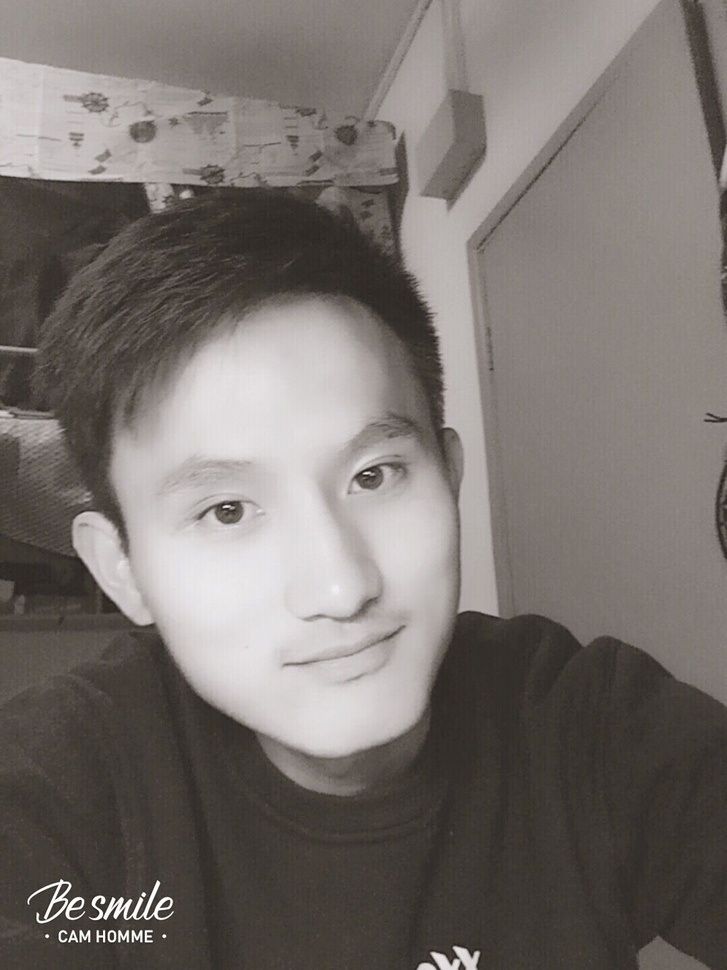
#> input picture src/homework/me.jpg, 727 x 970 px, shrunk from 1080 x 1440 before the run
$ python MyTest05.py
#> lines starting #> are read from the running program, lines starting #| are printed output that depends on the picture
# coding: utf-8
import cv2
import numpy as np
import matplotlib.pyplot as plt

#读取原始图像灰度颜色
img = cv2.imread('me.jpg', 0)
#> img: shape (970, 727); min 21, max 255, mean 114.3

#获取图像高度、宽度
rows, cols = img.shape[:]
#> rows = 970; cols = 727

#图像二维像素转换为一维
data = img.reshape((rows * cols, 1))
data = np.float32(data)

#定义中心 (type,max_iter,epsilon)
criteria = (cv2.TERM_CRITERIA_EPS +
            cv2.TERM_CRITERIA_MAX_ITER, 10, 1.0)

#设置标签
flags = cv2.KMEANS_RANDOM_CENTERS

#K-Means聚类 聚集成4类
compactness, labels, centers = cv2.kmeans(data, 4, None, criteria, 10, flags)
#> compactness = 89613393; centers = [60.77, 127.3, 211.8, 171.2]

#生成最终图像
dst = labels.reshape((img.shape[0], img.shape[1]))
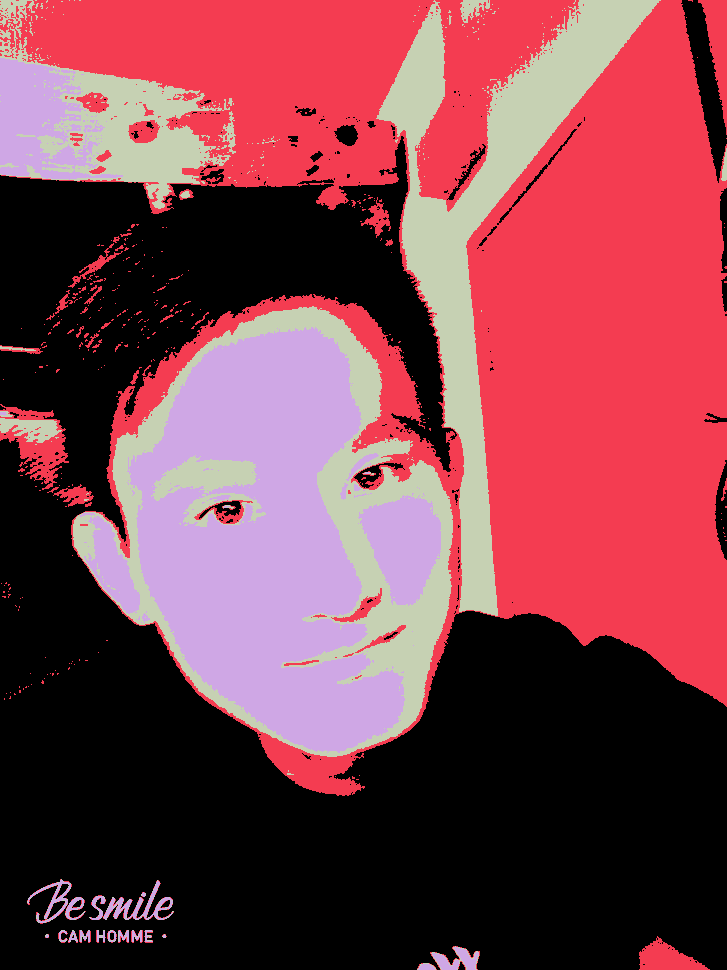
#> dst: shape (970, 727) int32; 4 distinct labels, from 0 to 3; one colour per label, 0 black

#用来正常显示中文标签
plt.rcParams['font.sans-serif']=['SimHei']

#显示图像
titles = [u'原始图像', u'聚类图像']
images = [img, dst]
for i in range(2):
   plt.subplot(1,2,i+1), plt.imshow(images[i], 'gray'),
   plt.title(titles[i])
   plt.xticks([]),plt.yticks([])
plt.show()
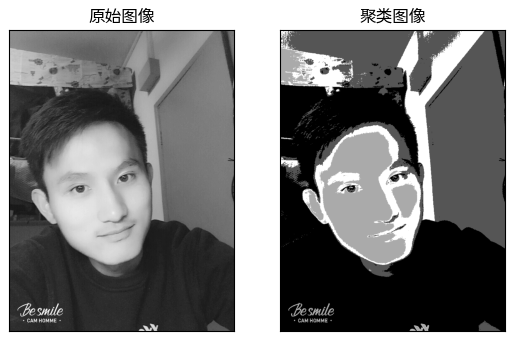
#> figure drawn by matplotlib, 2 panels

$ run again, with src/homework/qi.jpg copied over src/homework/me.jpg
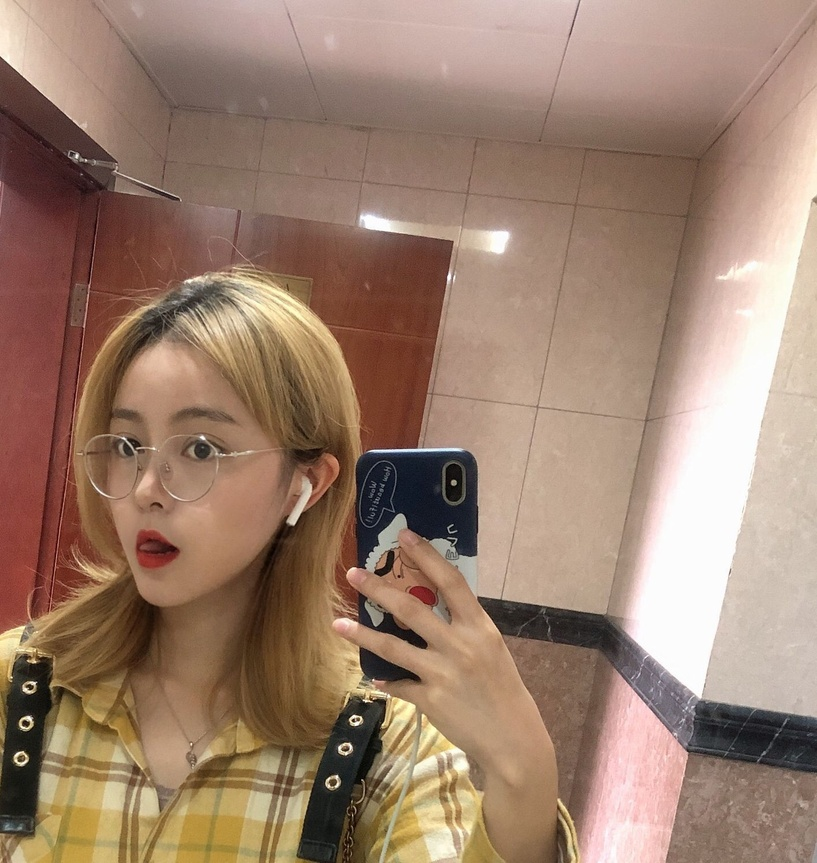
#> input picture src/homework/qi.jpg, 817 x 863 px, shrunk from 1415 x 1495 before the run
#> `img = cv2.imread('me.jpg', 0)`:
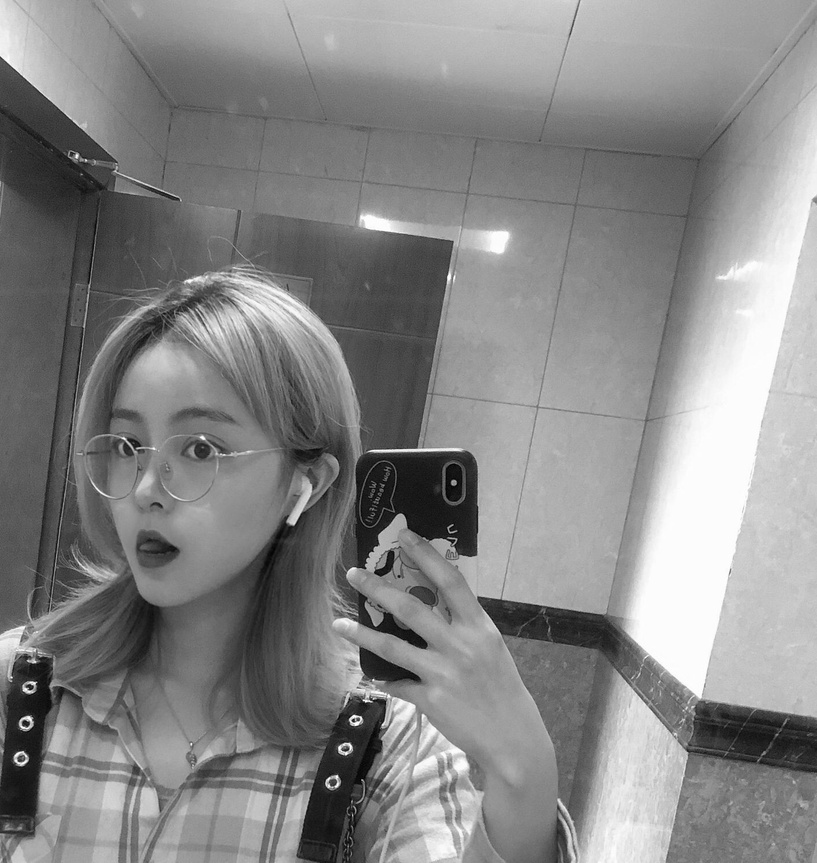
#> img: shape (863, 817); min 0, max 255, mean 134.7
#> compactness = 200893089.7; centers = [60.08, 163.2, 113.9, 222.3]
#> dst: shape (863, 817) int32; 4 distinct labels, from 0 to 3
#> `plt.show()`:
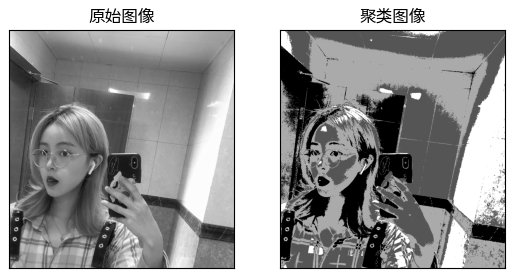
#> figure drawn by matplotlib, 2 panels
